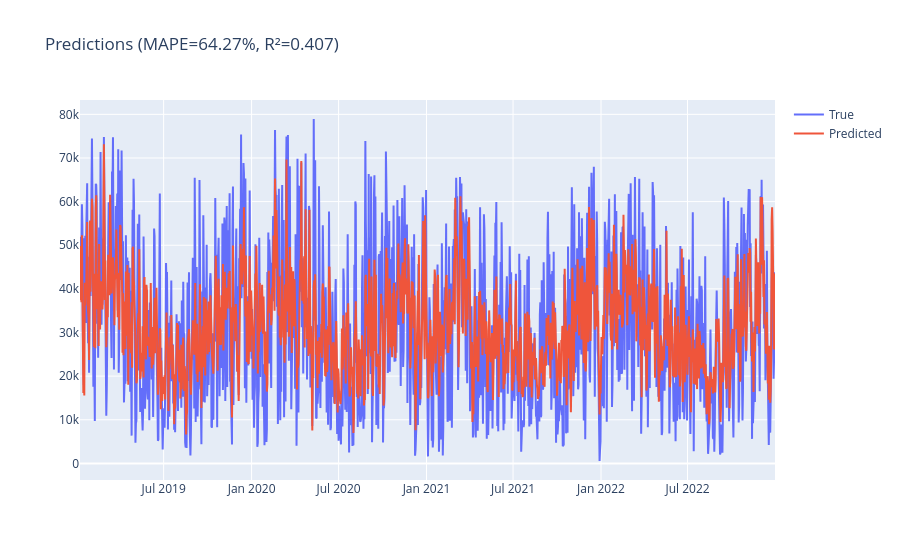

Write notebook code for a chart like this one.
### Code cell
fig=model.plot_predictions(df_train)
fig.show()

### Figure 1 — Plotly figure (JSON) as saved in the notebook; plotly's stock layout.template omitted (floating-point values rounded to 4 significant figures; data arrays with more than 128 entries replaced by an {"elided": "..."} marker saying what was removed)
{"data": [{"mode": "lines", "name": "True", "type": "scatter", "x": {"elided": "1455 str values"}, "y": {"elided": "1455 int values"}}, {"mode": "lines", "name": "Predicted", "type": "scatter", "x": {"elided": "1455 str values"}, "y": {"elided": "1455 float values"}}], "layout": {"title": {"text": "Predictions (MAPE=64.27%, R²=0.407)"}}}
